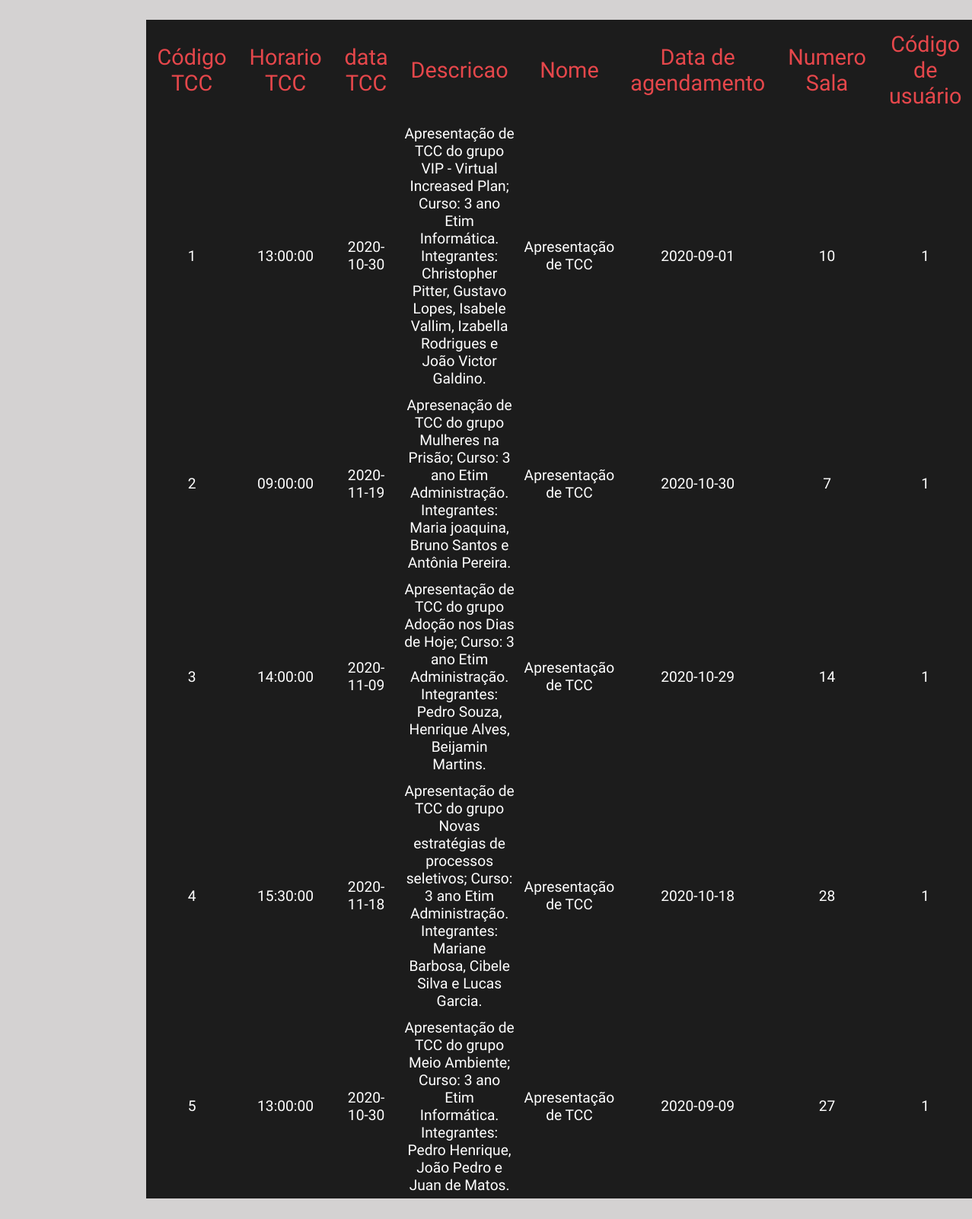
The app's page /rotinas/tcc/pesqTcc.php, older data.
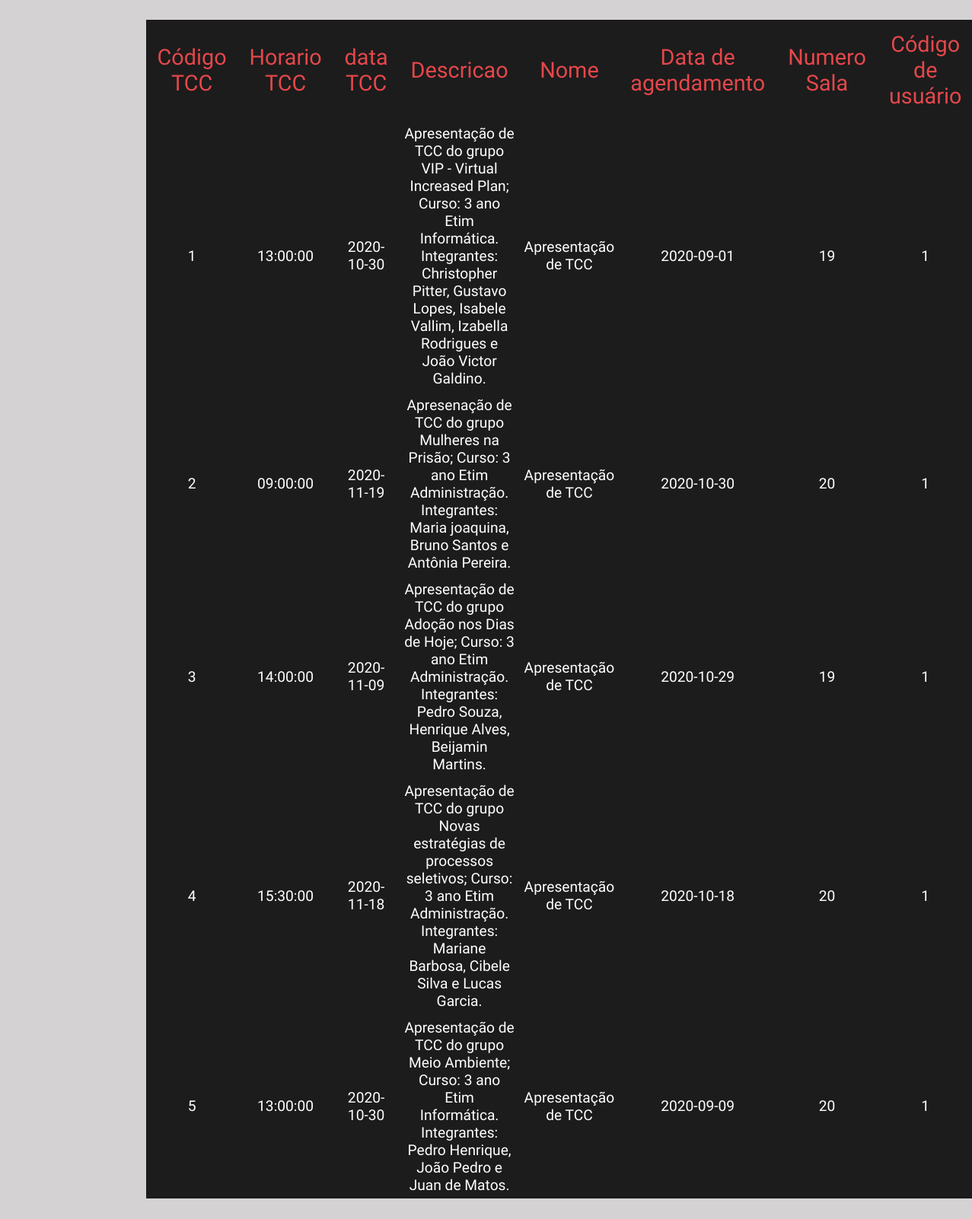
The same page, newer data.
### tables this page shows
CREATE TABLE `tcc` (
  `cod_tcc` int NOT NULL,
  `horario_tcc` time NOT NULL,
  `data_tcc` date NOT NULL,
  `descricao` varchar(250) NOT NULL,
  `nome` varchar(50) NOT NULL,
  `data_agendamento` date NOT NULL,
  `num_sala` int NOT NULL,
  `cod_usuario` int NOT NULL
);

### rotinas/tcc/pesqTcc.php (the view, shortened to what this page needs)
<!DOCTYPE html>
<html lang="pt-br">
	<head>
		<link rel="stylesheet" href="../../css/pesquisas.css">
        <link rel="stylesheet" href="https://maxcdn.bootstrapcdn.com/font-awesome/4.5.0/css/font-awesome.min.css">
        <link rel = "stylesheet" href = "https://use.fontawesome.com/releases/v5.5.0/css/all.css">
	</head>
	<body>
		<?php
			include 'config.php';
			include 'mysqlexecuta.php';
			$con = conectar();
			$nome = $_POST["nome"];
			$sql = "SELECT * FROM TCC where nome like '$nome%' order by nome";
			$res = mysqlexecuta($con,$sql);
			$quant = (mysql_num_rows($res));
			if ($quant==0){echo "TCC requerido está sem cadastro(a)";
			}
				else
				{
		?>
			<table>
				<tr id="titulo">
					<th>Código TCC</th>
					<th>Horario TCC</th>
					<th>data TCC</th>
					<th>Descricao</th>
					<th>Nome</th>
					<th>Data de agendamento</th>
					<th>Numero Sala</th>
					<th>Código de usuário</th>
				</tr>
			<?php
				while ($row = mysql_fetch_array($res))
				{
			?>
				<tr>
					<td><?php echo $row['cod_tcc'];?></td>
					<td><?php echo $row['horario_tcc'];?></td>
					<td><?php echo $row['data_tcc'];?></td>
					<td><?php echo utf8_encode($row['descricao']);?></td>
					<td><?php echo utf8_encode($row['nome']);?></td>
					<td><?php echo $row['data_agendamento'];?></td>
					<td><?php echo $row['num_sala'];?></td>
					<td><?php echo $row['cod_usuario'];?></td>
				</tr>
		<?php
				}
			}
		?>
			</table>
	</body>
</html>

### rotinas/tcc/config.php (shortened to what this page needs)
<html>
	<head>
	</head>
	<body >
	</body>
</html>

### rotinas/tcc/mysqlexecuta.php (shortened to what this page needs)
<!DOCTYPE html>
<html lang="pt-br">
	<head>
		<link rel="stylesheet" href="../../css/rotinas2.css">
        <link rel="stylesheet" href="https://maxcdn.bootstrapcdn.com/font-awesome/4.5.0/css/font-awesome.min.css">
        <link rel = "stylesheet" href = "https://use.fontawesome.com/releases/v5.5.0/css/all.css">
	</head>
	<body>
		<?php
			function mysqlexecuta($id,$sql,$erro = 1){
				if(!($res = @mysql_query($sql,$id))){
					if($erro)
						echo "<br> Ocorreu um erro na excução do Comando SQL no banco de dados. Favor Contactar o Administrador";
						echo "<br> Comando: ".$sql."Id: ".$id;
						exit;
				}
				return $res;
			}
		?>
	</body>
</html>

### css/pesquisas.css (style rules this page uses)
* { margin: 0; padding: 0; box-sizing: border-box; font-family: 'Yanone Kaffeesatz', sans-serif; color:#fff; border:none; font-size:100%; }
body { background:#d4d2d2; }
table, th, td { border:none; border-collapse: collapse; }
table { width:70%; text-align: center; margin-left:15%; font-size:1.2em; margin-bottom:5%; margin-top:2%; border-radius: 10px; }
tr { text-align: center; height: 35px; background-color: #1c1c1c; }
td { padding:6px; }
th { color:#e5474b; background-color: #1c1c1c; font-weight: 100; font-size:1.5em; padding:15px; }

### css/rotinas2.css (style rules this page uses)
* { margin: 0; padding: 0; box-sizing: border-box; font-family: 'Yanone Kaffeesatz', sans-serif; color:#fff; border:none; font-size:100%; }
body { background:#d4d2d2; }

Row changes from the older to the newer data that the page shows:
changed tcc id 1: num_sala "10" → "19"
changed tcc id 2: num_sala "7" → "20"
changed tcc id 3: num_sala "14" → "19"
changed tcc id 4: num_sala "28" → "20"
changed tcc id 5: num_sala "27" → "20"
